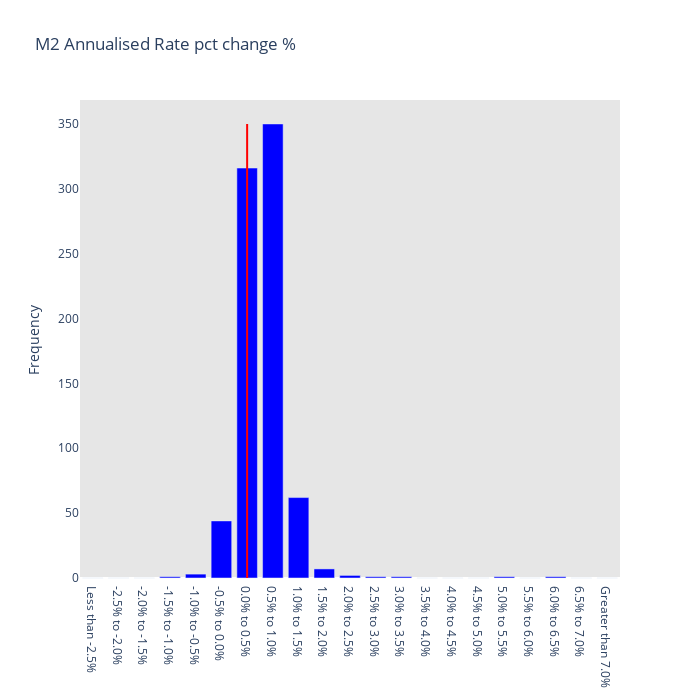

Notebook code cell kept with this figure:
### Code cell
# plt.figure(figsize=(20, 10))

# plt.bar(occurrence_frequencies.index, occurrence_frequencies['Frequency'], color='skyblue', edgecolor='gray')

# # Add labels and title
# plt.title('M2 Annualised Rate %')
# plt.xlabel('')
# plt.ylabel('Frequency')
# plt.xticks(rotation=70) 
# # Show the chart
# plt.tight_layout()
# plt.show();

# --------------------------------------------------

fig = go.Figure()

fig.add_trace(go.Bar(
    x=occurrence_frequencies.index,
    y=occurrence_frequencies['Frequency'],
    name='M2 Annualised Rate',
    marker=dict(color='blue'),
))

fig.update_layout(
    title=dict(text='M2 Annualised Rate pct change %'),
    plot_bgcolor='rgb(230, 230,230)',
    width=700,
    height=700,
    yaxis=dict(title="Frequency", exponentformat="none", showgrid=False),
    barmode="group",
    xaxis=dict(showgrid=False),
    shapes=[
        dict(
            type="line",
            x0="0.0% to 0.5%",  
            x1="0.0% to 0.5%", 
            y0=0,  # Start of the line on the y-axis
            y1=350,  # End of the line on the y-axis
            line=dict(
                color="Red",
                width=2,
                dash="solid",
            ),
        )
    ]
)

fig.show()

### Figure 1 — Plotly figure (JSON) as saved in the notebook; plotly's stock layout.template omitted (floating-point values rounded to 4 significant figures)
{"data": [{"marker": {"color": "blue"}, "name": "M2 Annualised Rate", "type": "bar", "x": ["Less than -2.5%", "-2.5% to -2.0%", "-2.0% to -1.5%", "-1.5% to -1.0%", "-1.0% to -0.5%", "-0.5% to 0.0%", "0.0% to 0.5%", "0.5% to 1.0%", "1.0% to 1.5%", "1.5% to 2.0%", "2.0% to 2.5%", "2.5% to 3.0%", "3.0% to 3.5%", "3.5% to 4.0%", "4.0% to 4.5%", "4.5% to 5.0%", "5.0% to 5.5%", "5.5% to 6.0%", "6.0% to 6.5%", "6.5% to 7.0%", "Greater than 7.0%"], "y": [0, 0, 0, 1, 3, 44, 316, 350, 62, 7, 2, 1, 1, 0, 0, 0, 1, 0, 1, 0, 0]}], "layout": {"barmode": "group", "height": 700, "plot_bgcolor": "rgb(230, 230,230)", "shapes": [{"line": {"color": "Red", "dash": "solid", "width": 2}, "type": "line", "x0": "0.0% to 0.5%", "x1": "0.0% to 0.5%", "y0": 0, "y1": 350}], "title": {"text": "M2 Annualised Rate pct change %"}, "width": 700, "xaxis": {"showgrid": false}, "yaxis": {"exponentformat": "none", "showgrid": false, "title": {"text": "Frequency"}}}}
